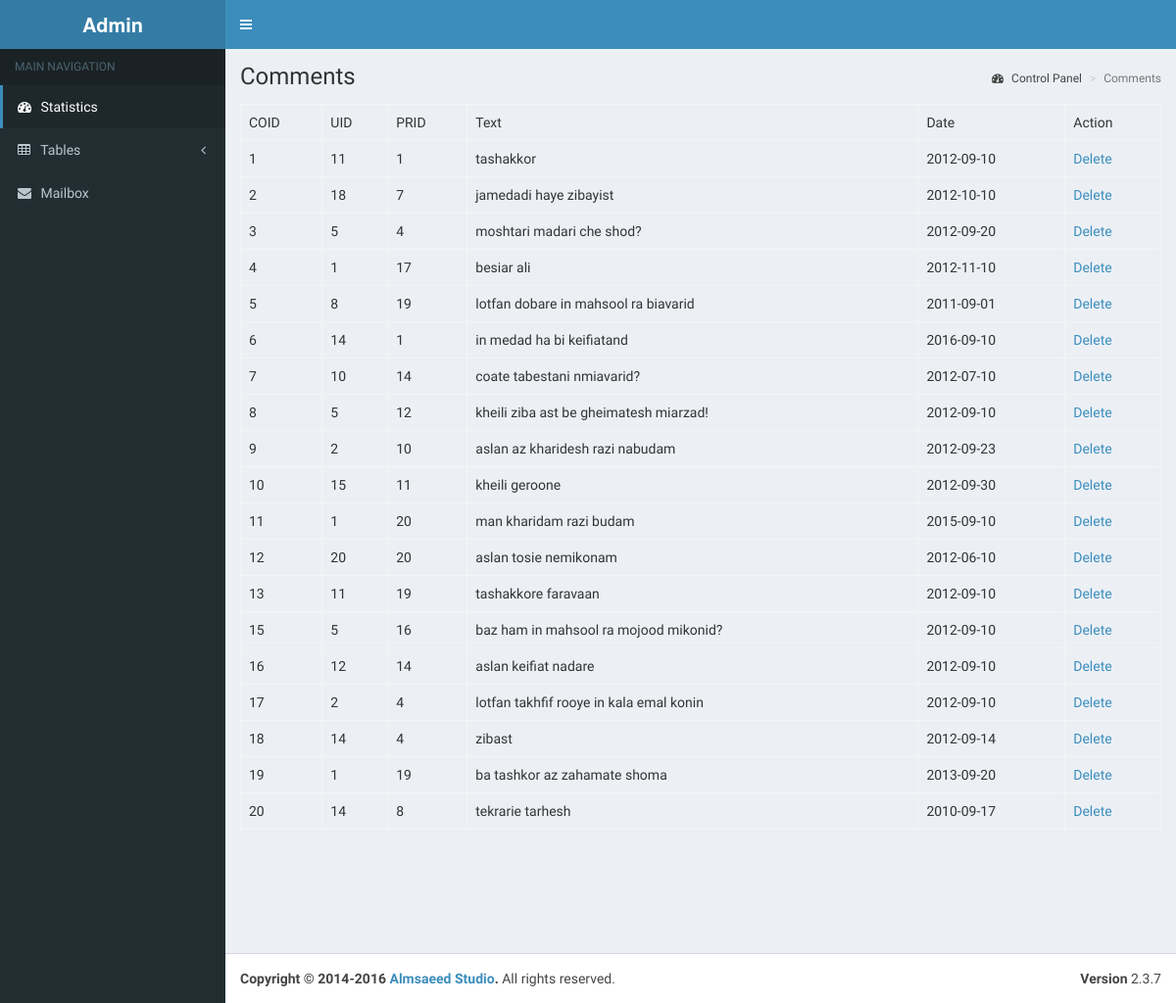
/admin/comment_list.php, run on the app's committed database.
### tables this page shows
CREATE TABLE comment(COID INT NOT NULL AUTO_INCREMENT,text nvarchar(50) NOT NULL,date date NOT NULL,PRID INT NOT NULL,CONSTRAINT fk_product_comment FOREIGN KEY (PRID) REFERENCES product(PRID),UID INT NOT NULL,CONSTRAINT fk_user_comment FOREIGN KEY (UID) REFERENCES user(UID),PRIMARY KEY (COID));

### admin/comment_list.php (the view, shortened to what this page needs)
<?php
include 'header.php';
$comments=$dbh->query("select * from comment;");
echo '
<div class="content-wrapper">
        <section class="content-header">
            <h1>
                Comments
            </h1>
            <ol class="breadcrumb">
                <li><a href="#"><i class="fa fa-dashboard"></i> Control Panel</a></li>
                <li class="active">Comments</li>
            </ol>
        </section>
    <section class="content">
    <table class="table table-bordered">
<tr>
      <td>COID</td>
      <td>UID</td>
      <td>PRID</td>
      <td>Text</td>
      <td>Date</td>
      <td>Action</td>
</tr>';
foreach ($comments as $c){
    echo'<tr>
        <td>'.$c["COID"].'</td>
        <td>'.$c["UID"].'</td>
        <td>'.$c["PRID"].'</td>
        <td>'.$c["text"].'</td>
          <td>'.$c["date"].'</td>
                <td><a href="delete_comment.php?COID='.$c["COID"].'" >Delete</a></td>
    </tr>';
}
echo '</table>
</section>
  </div>';
include 'footer.php';

### data on the page
comment: COID "1", UID "11", PRID "1", text "tashakkor", date "2012-09-10"
comment: COID "2", UID "18", PRID "7", text "jamedadi haye zibayist", date "2012-10-10"
comment: COID "3", UID "5", PRID "4", text "moshtari madari che shod?", date "2012-09-20"
comment: COID "4", UID "1", PRID "17", text "besiar ali", date "2012-11-10"
comment: COID "5", UID "8", PRID "19", text "lotfan dobare in mahsool ra biavarid", date "2011-09-01"
comment: COID "6", UID "14", PRID "1", text "in medad ha bi keifiatand", date "2016-09-10"
comment: COID "7", UID "10", PRID "14", text "coate tabestani nmiavarid?", date "2012-07-10"
comment: COID "8", UID "5", PRID "12", text "kheili ziba ast be gheimatesh miarzad!", date "2012-09-10"
comment: COID "9", UID "2", PRID "10", text "aslan az kharidesh razi nabudam", date "2012-09-23"
comment: COID "10", UID "15", PRID "11", text "kheili geroone", date "2012-09-30"
comment: COID "11", UID "1", PRID "20", text "man kharidam razi budam", date "2015-09-10"
comment: COID "12", UID "20", PRID "20", text "aslan tosie nemikonam", date "2012-06-10"
comment: COID "13", UID "11", PRID "19", text "tashakkore faravaan", date "2012-09-10"
comment: COID "15", UID "5", PRID "16", text "baz ham in mahsool ra mojood mikonid?", date "2012-09-10"
comment: COID "16", UID "12", PRID "14", text "aslan keifiat nadare", date "2012-09-10"
comment: COID "17", UID "2", PRID "4", text "lotfan takhfif rooye in kala emal konin", date "2012-09-10"
comment: COID "18", UID "14", PRID "4", text "zibast", date "2012-09-14"
comment: COID "19", UID "1", PRID "19", text "ba tashkor az zahamate shoma", date "2013-09-20"
comment: COID "20", UID "14", PRID "8", text "tekrarie tarhesh", date "2010-09-17"
